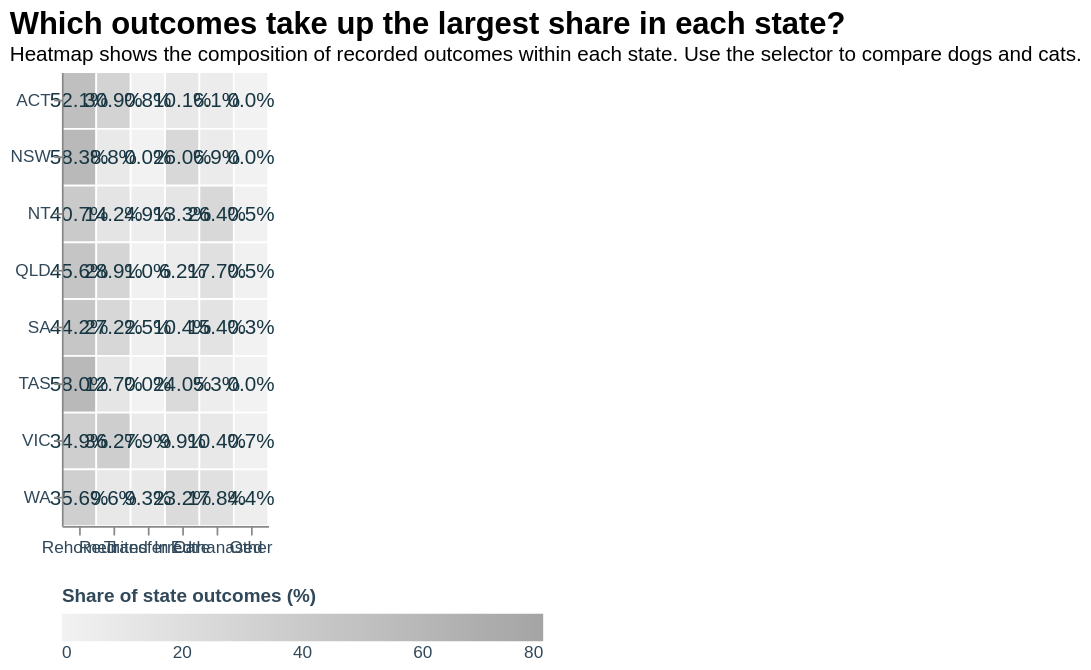

Vega-Lite specification stored for this chart:
### Vega-Lite specification from a JSON file in a GitHub repository (floating-point values rounded to 4 significant figures)
{"$schema": "https://vega.github.io/schema/vega-lite/v5.json", "width": "container", "height": 390, "data": {"values": [{"state": "ACT", "species": "Dog", "outcome_group": "Rehomed", "count": 310, "share_pct": 52.1, "share_label": "52.1%"}, {"state": "ACT", "species": "Dog", "outcome_group": "Reunited", "count": 184, "share_pct": 30.9, "share_label": "30.9%"}, {"state": "ACT", "species": "Dog", "outcome_group": "Transferred", "count": 5, "share_pct": 0.8, "share_label": "0.8%"}, {"state": "ACT", "species": "Dog", "outcome_group": "In Care", "count": 60, "share_pct": 10.1, "share_label": "10.1%"}, {"state": "ACT", "species": "Dog", "outcome_group": "Euthanased", "count": 36, "share_pct": 6.1, "share_label": "6.1%"}, {"state": "ACT", "species": "Dog", "outcome_group": "Other", "count": 0, "share_pct": 0, "share_label": "0.0%"}, {"state": "ACT", "species": "Cat", "outcome_group": "Rehomed", "count": 1433, "share_pct": 74.1, "share_label": "74.1%"}, {"state": "ACT", "species": "Cat", "outcome_group": "Reunited", "count": 153, "share_pct": 7.9, "share_label": "7.9%"}, {"state": "ACT", "species": "Cat", "outcome_group": "Transferred", "count": 2, "share_pct": 0.1, "share_label": "0.1%"}, {"state": "ACT", "species": "Cat", "outcome_group": "In Care", "count": 171, "share_pct": 8.8, "share_label": "8.8%"}, {"state": "ACT", "species": "Cat", "outcome_group": "Euthanased", "count": 151, "share_pct": 7.8, "share_label": "7.8%"}, {"state": "ACT", "species": "Cat", "outcome_group": "Other", "count": 25, "share_pct": 1.3, "share_label": "1.3%"}, {"state": "NSW", "species": "Dog", "outcome_group": "Rehomed", "count": 119, "share_pct": 58.3, "share_label": "58.3%"}, {"state": "NSW", "species": "Dog", "outcome_group": "Reunited", "count": 18, "share_pct": 8.8, "share_label": "8.8%"}, {"state": "NSW", "species": "Dog", "outcome_group": "Transferred", "count": 0, "share_pct": 0, "share_label": "0.0%"}, {"state": "NSW", "species": "Dog", "outcome_group": "In Care", "count": 53, "share_pct": 26, "share_label": "26.0%"}, {"state": "NSW", "species": "Dog", "outcome_group": "Euthanased", "count": 14, "share_pct": 6.9, "share_label": "6.9%"}, {"state": "NSW", "species": "Dog", "outcome_group": "Other", "count": 0, "share_pct": 0, "share_label": "0.0%"}, {"state": "NSW", "species": "Cat", "outcome_group": "Rehomed", "count": 186, "share_pct": 71.8, "share_label": "71.8%"}, {"state": "NSW", "species": "Cat", "outcome_group": "Reunited", "count": 1, "share_pct": 0.4, "share_label": "0.4%"}, {"state": "NSW", "species": "Cat", "outcome_group": "Transferred", "count": 2, "share_pct": 0.8, "share_label": "0.8%"}, {"state": "NSW", "species": "Cat", "outcome_group": "In Care", "count": 58, "share_pct": 22.4, "share_label": "22.4%"}, {"state": "NSW", "species": "Cat", "outcome_group": "Euthanased", "count": 9, "share_pct": 3.5, "share_label": "3.5%"}, {"state": "NSW", "species": "Cat", "outcome_group": "Other", "count": 3, "share_pct": 1.2, "share_label": "1.2%"}, {"state": "NT", "species": "Dog", "outcome_group": "Rehomed", "count": 1350, "share_pct": 40.7, "share_label": "40.7%"}, {"state": "NT", "species": "Dog", "outcome_group": "Reunited", "count": 472, "share_pct": 14.2, "share_label": "14.2%"}, {"state": "NT", "species": "Dog", "outcome_group": "Transferred", "count": 162, "share_pct": 4.9, "share_label": "4.9%"}, {"state": "NT", "species": "Dog", "outcome_group": "In Care", "count": 442, "share_pct": 13.3, "share_label": "13.3%"}, {"state": "NT", "species": "Dog", "outcome_group": "Euthanased", "count": 878, "share_pct": 26.4, "share_label": "26.4%"}, {"state": "NT", "species": "Dog", "outcome_group": "Other", "count": 16, "share_pct": 0.5, "share_label": "0.5%"}, {"state": "NT", "species": "Cat", "outcome_group": "Rehomed", "count": 3863, "share_pct": 58.3, "share_label": "58.3%"}, {"state": "NT", "species": "Cat", "outcome_group": "Reunited", "count": 238, "share_pct": 3.6, "share_label": "3.6%"}, {"state": "NT", "species": "Cat", "outcome_group": "Transferred", "count": 40, "share_pct": 0.6, "share_label": "0.6%"}, {"state": "NT", "species": "Cat", "outcome_group": "In Care", "count": 607, "share_pct": 9.2, "share_label": "9.2%"}, {"state": "NT", "species": "Cat", "outcome_group": "Euthanased", "count": 1768, "share_pct": 26.7, "share_label": "26.7%"}, {"state": "NT", "species": "Cat", "outcome_group": "Other", "count": 105, "share_pct": 1.6, "share_label": "1.6%"}, {"state": "QLD", "species": "Dog", "outcome_group": "Rehomed", "count": 2922, "share_pct": 45.6, "share_label": "45.6%"}, {"state": "QLD", "species": "Dog", "outcome_group": "Reunited", "count": 1851, "share_pct": 28.9, "share_label": "28.9%"}, {"state": "QLD", "species": "Dog", "outcome_group": "Transferred", "count": 63, "share_pct": 1, "share_label": "1.0%"}, {"state": "QLD", "species": "Dog", "outcome_group": "In Care", "count": 397, "share_pct": 6.2, "share_label": "6.2%"}, {"state": "QLD", "species": "Dog", "outcome_group": "Euthanased", "count": 1133, "share_pct": 17.7, "share_label": "17.7%"}, {"state": "QLD", "species": "Dog", "outcome_group": "Other", "count": 35, "share_pct": 0.5, "share_label": "0.5%"}, {"state": "QLD", "species": "Cat", "outcome_group": "Rehomed", "count": 4992, "share_pct": 62.3, "share_label": "62.3%"}, {"state": "QLD", "species": "Cat", "outcome_group": "Reunited", "count": 542, "share_pct": 6.8, "share_label": "6.8%"}, {"state": "QLD", "species": "Cat", "outcome_group": "Transferred", "count": 87, "share_pct": 1.1, "share_label": "1.1%"}, {"state": "QLD", "species": "Cat", "outcome_group": "In Care", "count": 543, "share_pct": 6.8, "share_label": "6.8%"}, {"state": "QLD", "species": "Cat", "outcome_group": "Euthanased", "count": 1772, "share_pct": 22.1, "share_label": "22.1%"}, {"state": "QLD", "species": "Cat", "outcome_group": "Other", "count": 83, "share_pct": 1, "share_label": "1.0%"}, {"state": "SA", "species": "Dog", "outcome_group": "Rehomed", "count": 867, "share_pct": 44.2, "share_label": "44.2%"}, {"state": "SA", "species": "Dog", "outcome_group": "Reunited", "count": 534, "share_pct": 27.2, "share_label": "27.2%"}, {"state": "SA", "species": "Dog", "outcome_group": "Transferred", "count": 49, "share_pct": 2.5, "share_label": "2.5%"}, {"state": "SA", "species": "Dog", "outcome_group": "In Care", "count": 204, "share_pct": 10.4, "share_label": "10.4%"}, {"state": "SA", "species": "Dog", "outcome_group": "Euthanased", "count": 303, "share_pct": 15.4, "share_label": "15.4%"}, {"state": "SA", "species": "Dog", "outcome_group": "Other", "count": 6, "share_pct": 0.3, "share_label": "0.3%"}, {"state": "SA", "species": "Cat", "outcome_group": "Rehomed", "count": 2191, "share_pct": 65.3, "share_label": "65.3%"}, {"state": "SA", "species": "Cat", "outcome_group": "Reunited", "count": 168, "share_pct": 5, "share_label": "5.0%"}, {"state": "SA", "species": "Cat", "outcome_group": "Transferred", "count": 58, "share_pct": 1.7, "share_label": "1.7%"}, {"state": "SA", "species": "Cat", "outcome_group": "In Care", "count": 251, "share_pct": 7.5, "share_label": "7.5%"}, {"state": "SA", "species": "Cat", "outcome_group": "Euthanased", "count": 663, "share_pct": 19.8, "share_label": "19.8%"}, {"state": "SA", "species": "Cat", "outcome_group": "Other", "count": 24, "share_pct": 0.7, "share_label": "0.7%"}, {"state": "TAS", "species": "Dog", "outcome_group": "Rehomed", "count": 220, "share_pct": 58, "share_label": "58.0%"}, {"state": "TAS", "species": "Dog", "outcome_group": "Reunited", "count": 48, "share_pct": 12.7, "share_label": "12.7%"}, {"state": "TAS", "species": "Dog", "outcome_group": "Transferred", "count": 0, "share_pct": 0, "share_label": "0.0%"}, {"state": "TAS", "species": "Dog", "outcome_group": "In Care", "count": 91, "share_pct": 24, "share_label": "24.0%"}, {"state": "TAS", "species": "Dog", "outcome_group": "Euthanased", "count": 20, "share_pct": 5.3, "share_label": "5.3%"}, {"state": "TAS", "species": "Dog", "outcome_group": "Other", "count": 0, "share_pct": 0, "share_label": "0.0%"}, {"state": "TAS", "species": "Cat", "outcome_group": "Rehomed", "count": 488, "share_pct": 69.7, "share_label": "69.7%"}, {"state": "TAS", "species": "Cat", "outcome_group": "Reunited", "count": 22, "share_pct": 3.1, "share_label": "3.1%"}, {"state": "TAS", "species": "Cat", "outcome_group": "Transferred", "count": 0, "share_pct": 0, "share_label": "0.0%"}, {"state": "TAS", "species": "Cat", "outcome_group": "In Care", "count": 73, "share_pct": 10.4, "share_label": "10.4%"}, {"state": "TAS", "species": "Cat", "outcome_group": "Euthanased", "count": 109, "share_pct": 15.6, "share_label": "15.6%"}, {"state": "TAS", "species": "Cat", "outcome_group": "Other", "count": 8, "share_pct": 1.1, "share_label": "1.1%"}, {"state": "VIC", "species": "Dog", "outcome_group": "Rehomed", "count": 704, "share_pct": 34.9, "share_label": "34.9%"}, {"state": "VIC", "species": "Dog", "outcome_group": "Reunited", "count": 729, "share_pct": 36.2, "share_label": "36.2%"}, {"state": "VIC", "species": "Dog", "outcome_group": "Transferred", "count": 159, "share_pct": 7.9, "share_label": "7.9%"}, {"state": "VIC", "species": "Dog", "outcome_group": "In Care", "count": 199, "share_pct": 9.9, "share_label": "9.9%"}, {"state": "VIC", "species": "Dog", "outcome_group": "Euthanased", "count": 210, "share_pct": 10.4, "share_label": "10.4%"}, {"state": "VIC", "species": "Dog", "outcome_group": "Other", "count": 14, "share_pct": 0.7, "share_label": "0.7%"}, {"state": "VIC", "species": "Cat", "outcome_group": "Rehomed", "count": 2688, "share_pct": 70.2, "share_label": "70.2%"}, {"state": "VIC", "species": "Cat", "outcome_group": "Reunited", "count": 196, "share_pct": 5.1, "share_label": "5.1%"}, {"state": "VIC", "species": "Cat", "outcome_group": "Transferred", "count": 81, "share_pct": 2.1, "share_label": "2.1%"}, {"state": "VIC", "species": "Cat", "outcome_group": "In Care", "count": 344, "share_pct": 9, "share_label": "9.0%"}, {"state": "VIC", "species": "Cat", "outcome_group": "Euthanased", "count": 471, "share_pct": 12.3, "share_label": "12.3%"}, {"state": "VIC", "species": "Cat", "outcome_group": "Other", "count": 50, "share_pct": 1.3, "share_label": "1.3%"}, {"state": "WA", "species": "Dog", "outcome_group": "Rehomed", "count": 347, "share_pct": 35.6, "share_label": "35.6%"}, {"state": "WA", "species": "Dog", "outcome_group": "Reunited", "count": 94, "share_pct": 9.6, "share_label": "9.6%"}, {"state": "WA", "species": "Dog", "outcome_group": "Transferred", "count": 91, "share_pct": 9.3, "share_label": "9.3%"}, {"state": "WA", "species": "Dog", "outcome_group": "In Care", "count": 226, "share_pct": 23.2, "share_label": "23.2%"}, {"state": "WA", "species": "Dog", "outcome_group": "Euthanased", "count": 174, "share_pct": 17.8, "share_label": "17.8%"}, {"state": "WA", "species": "Dog", "outcome_group": "Other", "count": 43, "share_pct": 4.4, "share_label": "4.4%"}, {"state": "WA", "species": "Cat", "outcome_group": "Rehomed", "count": 604, "share_pct": 65.7, "share_label": "65.7%"}, {"state": "WA", "species": "Cat", "outcome_group": "Reunited", "count": 40, "share_pct": 4.3, "share_label": "4.3%"}, {"state": "WA", "species": "Cat", "outcome_group": "Transferred", "count": 28, "share_pct": 3, "share_label": "3.0%"}, {"state": "WA", "species": "Cat", "outcome_group": "In Care", "count": 81, "share_pct": 8.8, "share_label": "8.8%"}, {"state": "WA", "species": "Cat", "outcome_group": "Euthanased", "count": 146, "share_pct": 15.9, "share_label": "15.9%"}, {"state": "WA", "species": "Cat", "outcome_group": "Other", "count": 21, "share_pct": 2.3, "share_label": "2.3%"}]}, "params": [{"name": "speciesFilter", "value": "Dog", "bind": {"input": "select", "options": ["Dog", "Cat"], "labels": ["Dogs", "Cats"], "name": "Species: "}}], "transform": [{"filter": "datum.species == speciesFilter"}], "title": {"text": "Which outcomes take up the largest share in each state?", "subtitle": "Heatmap shows the composition of recorded outcomes within each state. Use the selector to compare dogs and cats.", "anchor": "start", "font": "Helvetica, Arial, sans-serif", "subtitleFont": "Helvetica, Arial, sans-serif", "fontSize": 18, "subtitleFontSize": 12}, "layer": [{"mark": {"type": "rect", "stroke": "white", "strokeWidth": 1}, "encoding": {"color": {"field": "share_pct", "type": "quantitative", "title": "Share of state outcomes (%)", "scale": {"domain": [0, 80], "range": ["#F2F2F2", "#A4A4A4"]}, "legend": {"orient": "bottom", "gradientLength": 280, "format": ".0f"}}, "tooltip": [{"field": "state", "type": "nominal", "title": "State"}, {"field": "species", "type": "nominal", "title": "Species"}, {"field": "outcome_group", "type": "nominal", "title": "Outcome"}, {"field": "count", "type": "quantitative", "title": "Count", "format": ","}, {"field": "share_pct", "type": "quantitative", "title": "Share", "format": ".1f"}]}}, {"mark": {"type": "text", "font": "Helvetica, Arial, sans-serif", "fontSize": 12, "baseline": "middle"}, "encoding": {"text": {"field": "share_label", "type": "nominal"}, "color": {"value": "#173642"}}}], "config": {"font": "Helvetica, Arial, sans-serif", "view": {"stroke": null}, "axis": {"labelFont": "Helvetica, Arial, sans-serif", "titleFont": "Helvetica, Arial, sans-serif", "labelColor": "#30485a", "titleColor": "#30485a", "gridColor": "#d6dfde"}, "legend": {"labelFont": "Helvetica, Arial, sans-serif", "titleFont": "Helvetica, Arial, sans-serif", "labelColor": "#30485a", "titleColor": "#30485a"}, "title": {"font": "Helvetica, Arial, sans-serif", "subtitleFont": "Helvetica, Arial, sans-serif"}}, "autosize": {"type": "fit-x", "contains": "padding", "resize": true}, "encoding": {"x": {"field": "outcome_group", "type": "ordinal", "sort": ["Rehomed", "Reunited", "Transferred", "In Care", "Euthanased", "Other"], "title": null, "axis": {"labelAngle": 0, "labelLimit": 120}}, "y": {"field": "state", "type": "ordinal", "sort": ["ACT", "NSW", "NT", "QLD", "SA", "TAS", "VIC", "WA"], "title": null}}, "resolve": {"scale": {"color": "independent"}}}
